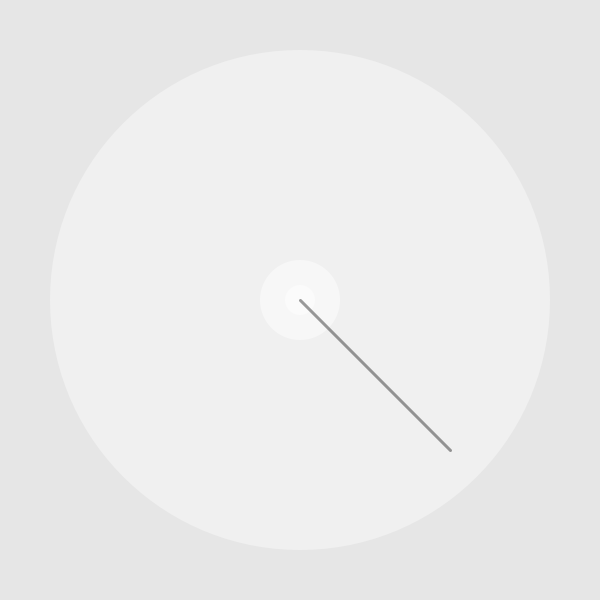
Frame 1 (no input)
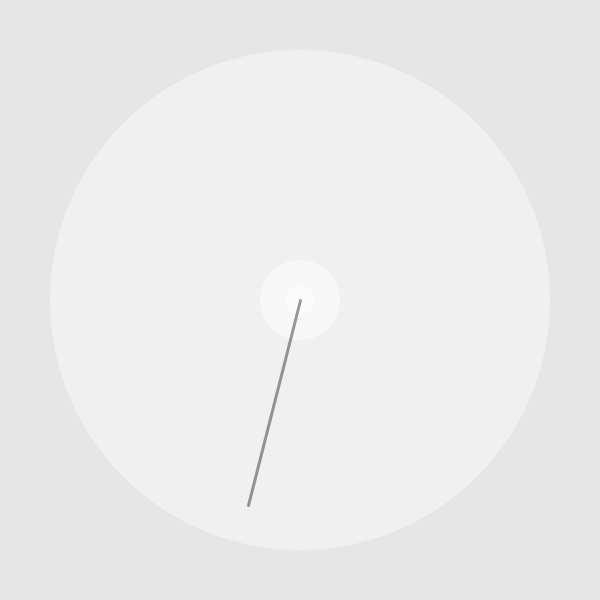
Frame 60 (the mouse pressed at the canvas centre just before this capture)
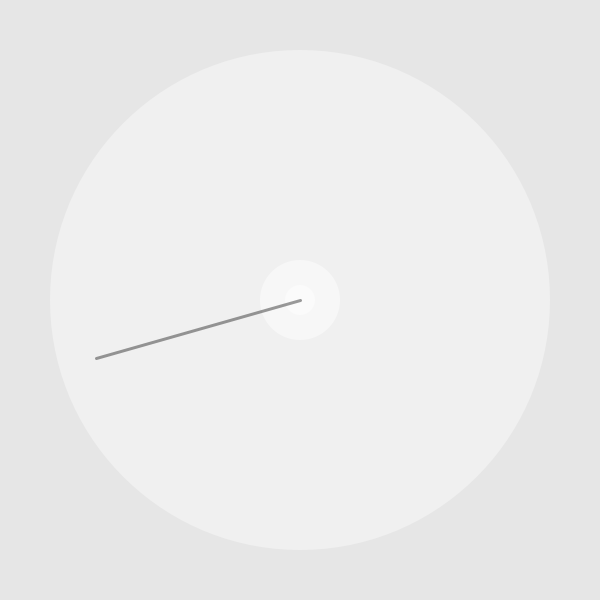
Frame 120 (the mouse held since frame 60 and released just before this capture)

The Processing sketch that drew these frames (run headless with seeded random() and noise(); from frame 60 on, the mouse is pressed at the canvas centre):

// Processing sketch: processing_131342
// ── processing_131342.pde

 int x= 0;
void setup(){
  size(600,600);
}
void draw(){
 background(230);
 translate(300,300);
 noStroke();
 fill(255,100);
 ellipse(0,0,500,500);
 fill(255,120);
 ellipse(0,0,80,80);
 ellipse(0,0,30,30);
 rotate(x*(TWO_PI/360));
 stroke(1,100);
 strokeCap(ROUND);
 strokeWeight(3);
 line(0,0,150,150);
 x=x+1;
}
